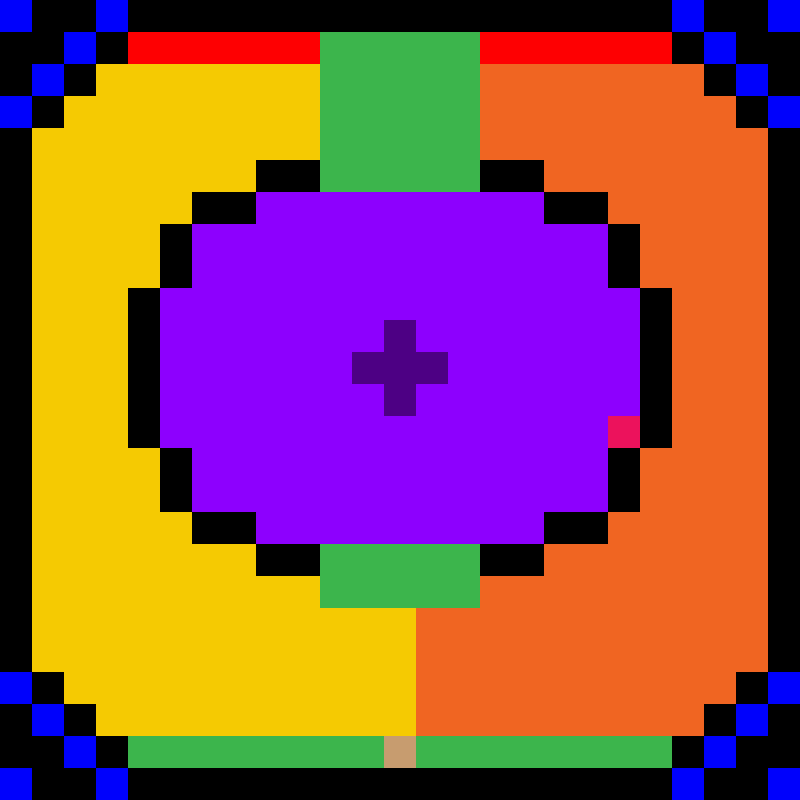

A 2D game scene composited from a Tiled map and its tileset images. What follows is a short description and the map's XML, with each tile layer's data collapsed to a summary:
An orthogonal 25x25 tile map with 32x32 px tiles, 1 tile layer (Tile Layer 1).

<map version="1.0" orientation="orthogonal" width="25" height="25" tilewidth="32" tileheight="32">
 <tileset firstgid="1" source="map.tsx" />
 <layer name="Tile Layer 1" width="25" height="25">
  <data>[625 cells, 625 non-empty, 10 distinct tile ids]</data>
 </layer>
</map>